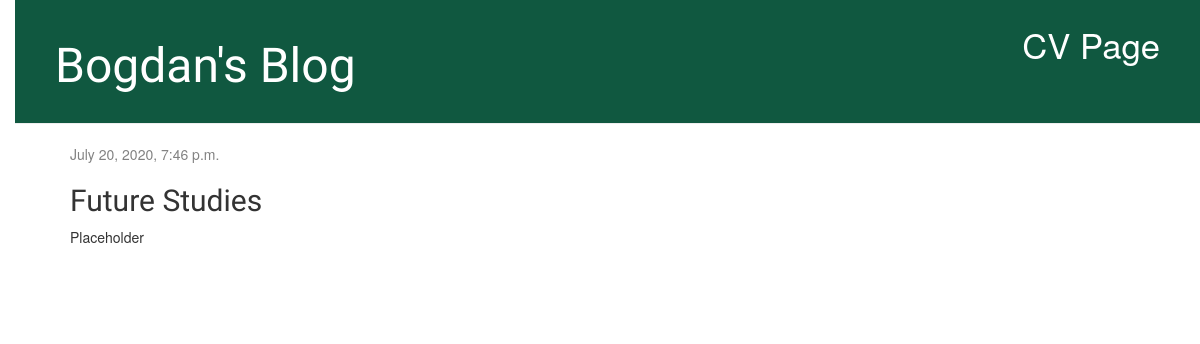
The app's page /post/2/, older data.
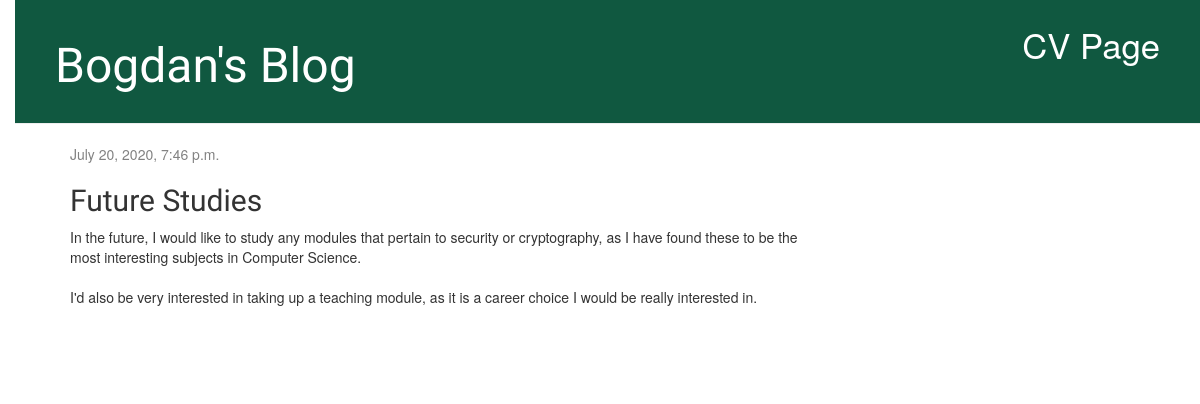
The same page, newer data.
### blog/models.py (models this page shows, shortened)
class Post(models.Model):
    author = models.ForeignKey(settings.AUTH_USER_MODEL, on_delete=models.CASCADE)
    title = models.CharField(max_length=200)
    text = models.TextField()
    created_date = models.DateTimeField(default=timezone.now)
    published_date = models.DateTimeField(blank=True, null=True)

### blog/views.py (the view)
# urls.py: path('post/<int:pk>/', views.post_detail, name='post_detail'),
def post_detail(request, pk):
    post = get_object_or_404(Post, pk=pk)
    return render(request,  'blog/post_detail.html', {'post': post})

### blog/templates/blog/post_detail.html (shortened to what this page needs)
{% extends 'blog/base.html' %}
{% block content %}
    <div class="post">
        {% if post.published_date %}
            <div class="date">
                {{ post.published_date }}
            </div>
        {% endif %}
        <h2>{{ post.title }}</h2>
        <p>{{ post.text|linebreaksbr }}</p>
    </div>
{% endblock %}

Row changes from the older to the newer data that the page shows:
changed Post "Future Studies": text "Placeholder" → "In the future, I would like to study any modules that pertain to security or cryptography, as I have found these to be the most interesting subjects in Computer Science. I'd also be very interested in taking up a teaching module, as it is a career choice I would be really interested in."
